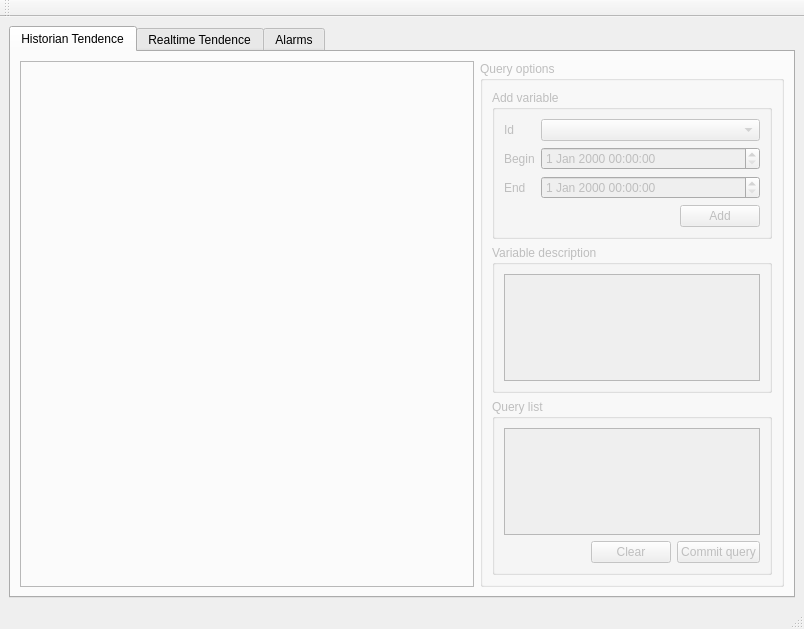
<?xml version="1.0" encoding="UTF-8"?>
<ui version="4.0">
 <class>ClientView</class>
 <widget class="QMainWindow" name="ClientView">
  <property name="enabled">
   <bool>true</bool>
  </property>
  <property name="geometry">
   <rect>
    <x>0</x>
    <y>0</y>
    <width>804</width>
    <height>629</height>
   </rect>
  </property>
  <property name="windowTitle">
   <string>BDH Client</string>
  </property>
  <widget class="QWidget" name="centralwidget">
   <layout class="QVBoxLayout" name="verticalLayout_17">
    <item>
     <widget class="QTabWidget" name="tabWidget">
      <property name="enabled">
       <bool>true</bool>
      </property>
      <property name="currentIndex">
       <number>0</number>
      </property>
      <widget class="QWidget" name="tabHistorian">
       <property name="enabled">
        <bool>false</bool>
       </property>
       <attribute name="title">
        <string>Historian Tendence</string>
       </attribute>
       <layout class="QVBoxLayout" name="verticalLayout_6">
        <item>
         <layout class="QHBoxLayout" name="horizontalLayout_3">
          <item>
           <widget class="HistoricPlot" name="historicCanvas">
            <property name="sizePolicy">
             <sizepolicy hsizetype="Preferred" vsizetype="Preferred">
              <horstretch>0</horstretch>
              <verstretch>0</verstretch>
             </sizepolicy>
            </property>
            <property name="minimumSize">
             <size>
              <width>440</width>
              <height>347</height>
             </size>
            </property>
            <property name="frameShape">
             <enum>QFrame::StyledPanel</enum>
            </property>
            <property name="frameShadow">
             <enum>QFrame::Raised</enum>
            </property>
           </widget>
          </item>
          <item>
           <widget class="QGroupBox" name="groupBox">
            <property name="sizePolicy">
             <sizepolicy hsizetype="Fixed" vsizetype="Preferred">
              <horstretch>0</horstretch>
              <verstretch>0</verstretch>
             </sizepolicy>
            </property>
            <property name="title">
             <string>Query options</string>
            </property>
            <layout class="QVBoxLayout" name="verticalLayout_5">
             <item>
              <widget class="QGroupBox" name="groupBox_2">
               <property name="title">
                <string>Add variable </string>
               </property>
               <layout class="QVBoxLayout" name="verticalLayout_2">
                <item>
                 <layout class="QVBoxLayout" name="verticalLayout">
                  <item>
                   <layout class="QFormLayout" name="formLayout">
                    <property name="fieldGrowthPolicy">
                     <enum>QFormLayout::AllNonFixedFieldsGrow</enum>
                    </property>
                    <item row="0" column="0">
                     <widget class="QLabel" name="label">
                      <property name="text">
                       <string>Id</string>
                      </property>
                     </widget>
                    </item>
                    <item row="0" column="1">
                     <widget class="QComboBox" name="comboBox"/>
                    </item>
                    <item row="1" column="0">
                     <widget class="QLabel" name="label_2">
                      <property name="text">
                       <string>Begin</string>
                      </property>
                     </widget>
                    </item>
                    <item row="1" column="1">
                     <widget class="QDateTimeEdit" name="dateTimeEdit"/>
                    </item>
                    <item row="2" column="0">
                     <widget class="QLabel" name="label_3">
                      <property name="text">
                       <string>End</string>
                      </property>
                     </widget>
                    </item>
                    <item row="2" column="1">
                     <widget class="QDateTimeEdit" name="dateTimeEdit_2"/>
                    </item>
                   </layout>
                  </item>
                  <item>
                   <layout class="QHBoxLayout" name="horizontalLayout">
                    <item>
                     <spacer name="horizontalSpacer">
                      <property name="orientation">
                       <enum>Qt::Horizontal</enum>
                      </property>
                      <property name="sizeHint" stdset="0">
                       <size>
                        <width>40</width>
                        <height>20</height>
                       </size>
                      </property>
                     </spacer>
                    </item>
                    <item>
                     <widget class="QPushButton" name="pushButton">
                      <property name="text">
                       <string>Add</string>
                      </property>
                     </widget>
                    </item>
                   </layout>
                  </item>
                 </layout>
                </item>
               </layout>
              </widget>
             </item>
             <item>
              <widget class="QGroupBox" name="groupBox_4">
               <property name="title">
                <string>Variable description</string>
               </property>
               <layout class="QVBoxLayout" name="verticalLayout_7">
                <item>
                 <widget class="QPlainTextEdit" name="plainTextEdit"/>
                </item>
               </layout>
              </widget>
             </item>
             <item>
              <widget class="QGroupBox" name="groupBox_3">
               <property name="title">
                <string>Query list</string>
               </property>
               <layout class="QVBoxLayout" name="verticalLayout_4">
                <item>
                 <layout class="QVBoxLayout" name="verticalLayout_3">
                  <item>
                   <widget class="QListView" name="listView"/>
                  </item>
                  <item>
                   <layout class="QHBoxLayout" name="horizontalLayout_2">
                    <item>
                     <spacer name="horizontalSpacer_2">
                      <property name="orientation">
                       <enum>Qt::Horizontal</enum>
                      </property>
                      <property name="sizeHint" stdset="0">
                       <size>
                        <width>40</width>
                        <height>20</height>
                       </size>
                      </property>
                     </spacer>
                    </item>
                    <item>
                     <widget class="QPushButton" name="pushButton_3">
                      <property name="text">
                       <string>Clear</string>
                      </property>
                     </widget>
                    </item>
                    <item>
                     <widget class="QPushButton" name="pushButton_2">
                      <property name="text">
                       <string>Commit query</string>
                      </property>
                     </widget>
                    </item>
                   </layout>
                  </item>
                 </layout>
                </item>
               </layout>
              </widget>
             </item>
            </layout>
           </widget>
          </item>
         </layout>
        </item>
       </layout>
      </widget>
      <widget class="QWidget" name="tabRealtime">
       <property name="enabled">
        <bool>false</bool>
       </property>
       <attribute name="title">
        <string>Realtime Tendence</string>
       </attribute>
       <layout class="QGridLayout" name="gridLayout">
        <item row="0" column="0">
         <layout class="QHBoxLayout" name="horizontalLayout_4">
          <item>
           <widget class="QAbstractPlotter" name="realtimeCanvas" native="true"/>
          </item>
          <item>
           <widget class="QGroupBox" name="groupBox_5">
            <property name="sizePolicy">
             <sizepolicy hsizetype="Fixed" vsizetype="Preferred">
              <horstretch>0</horstretch>
              <verstretch>0</verstretch>
             </sizepolicy>
            </property>
            <property name="title">
             <string>Query options</string>
            </property>
            <layout class="QVBoxLayout" name="verticalLayout_8">
             <item>
              <widget class="QGroupBox" name="groupBox_6">
               <property name="title">
                <string>Add variable </string>
               </property>
               <layout class="QVBoxLayout" name="verticalLayout_9">
                <item>
                 <layout class="QVBoxLayout" name="verticalLayout_10">
                  <item>
                   <layout class="QFormLayout" name="formLayout_2">
                    <property name="fieldGrowthPolicy">
                     <enum>QFormLayout::AllNonFixedFieldsGrow</enum>
                    </property>
                    <item row="0" column="0">
                     <widget class="QLabel" name="label_4">
                      <property name="text">
                       <string>Id</string>
                      </property>
                     </widget>
                    </item>
                    <item row="0" column="1">
                     <widget class="QComboBox" name="comboBox_2"/>
                    </item>
                   </layout>
                  </item>
                  <item>
                   <layout class="QHBoxLayout" name="horizontalLayout_5">
                    <item>
                     <spacer name="horizontalSpacer_3">
                      <property name="orientation">
                       <enum>Qt::Horizontal</enum>
                      </property>
                      <property name="sizeHint" stdset="0">
                       <size>
                        <width>40</width>
                        <height>20</height>
                       </size>
                      </property>
                     </spacer>
                    </item>
                    <item>
                     <widget class="QPushButton" name="pushButton_4">
                      <property name="text">
                       <string>Add</string>
                      </property>
                     </widget>
                    </item>
                   </layout>
                  </item>
                 </layout>
                </item>
               </layout>
              </widget>
             </item>
             <item>
              <widget class="QGroupBox" name="groupBox_7">
               <property name="title">
                <string>Variable description</string>
               </property>
               <layout class="QVBoxLayout" name="verticalLayout_11">
                <item>
                 <widget class="QPlainTextEdit" name="plainTextEdit_2"/>
                </item>
               </layout>
              </widget>
             </item>
             <item>
              <widget class="QGroupBox" name="groupBox_8">
               <property name="title">
                <string>Query list</string>
               </property>
               <layout class="QVBoxLayout" name="verticalLayout_12">
                <item>
                 <layout class="QVBoxLayout" name="verticalLayout_13">
                  <item>
                   <widget class="QListView" name="listView_2"/>
                  </item>
                  <item>
                   <layout class="QHBoxLayout" name="horizontalLayout_6">
                    <item>
                     <widget class="QPushButton" name="pushButton_10">
                      <property name="text">
                       <string>Clear</string>
                      </property>
                     </widget>
                    </item>
                    <item>
                     <widget class="QPushButton" name="pushButton_5">
                      <property name="text">
                       <string>Stop</string>
                      </property>
                     </widget>
                    </item>
                    <item>
                     <widget class="QPushButton" name="pushButton_6">
                      <property name="text">
                       <string>Commit query</string>
                      </property>
                     </widget>
                    </item>
                   </layout>
                  </item>
                 </layout>
                </item>
               </layout>
              </widget>
             </item>
            </layout>
           </widget>
          </item>
         </layout>
        </item>
       </layout>
      </widget>
      <widget class="QWidget" name="tabAlarms">
       <property name="enabled">
        <bool>false</bool>
       </property>
       <attribute name="title">
        <string>Alarms</string>
       </attribute>
       <layout class="QGridLayout" name="gridLayout_2">
        <item row="0" column="0">
         <layout class="QHBoxLayout" name="horizontalLayout_7">
          <item>
           <widget class="QListView" name="listView_4"/>
          </item>
          <item>
           <widget class="QGroupBox" name="groupBox_9">
            <property name="sizePolicy">
             <sizepolicy hsizetype="Fixed" vsizetype="Preferred">
              <horstretch>0</horstretch>
              <verstretch>0</verstretch>
             </sizepolicy>
            </property>
            <property name="title">
             <string>Query options</string>
            </property>
            <layout class="QVBoxLayout" name="verticalLayout_14">
             <item>
              <widget class="QGroupBox" name="groupBox_10">
               <property name="title">
                <string>Add variable </string>
               </property>
               <layout class="QVBoxLayout" name="verticalLayout_15">
                <item>
                 <layout class="QVBoxLayout" name="verticalLayout_16">
                  <item>
                   <layout class="QFormLayout" name="formLayout_3">
                    <property name="fieldGrowthPolicy">
                     <enum>QFormLayout::AllNonFixedFieldsGrow</enum>
                    </property>
                    <item row="0" column="0">
                     <widget class="QLabel" name="label_5">
                      <property name="text">
                       <string>Id</string>
                      </property>
                     </widget>
                    </item>
                    <item row="0" column="1">
                     <widget class="QComboBox" name="variableID"/>
                    </item>
                   </layout>
                  </item>
                  <item>
                   <layout class="QHBoxLayout" name="horizontalLayout_8">
                    <item>
                     <spacer name="horizontalSpacer_5">
                      <property name="orientation">
                       <enum>Qt::Horizontal</enum>
                      </property>
                      <property name="sizeHint" stdset="0">
                       <size>
                        <width>40</width>
                        <height>20</height>
                       </size>
                      </property>
                     </spacer>
                    </item>
                    <item>
                     <widget class="QPushButton" name="pushButton_7">
                      <property name="text">
                       <string>Add</string>
                      </property>
                     </widget>
                    </item>
                   </layout>
                  </item>
                 </layout>
                </item>
               </layout>
              </widget>
             </item>
             <item>
              <widget class="QGroupBox" name="groupBox_12">
               <property name="title">
                <string>Query list</string>
               </property>
               <layout class="QVBoxLayout" name="verticalLayout_18">
                <item>
                 <layout class="QVBoxLayout" name="verticalLayout_19">
                  <item>
                   <widget class="QListView" name="listView_3"/>
                  </item>
                  <item>
                   <layout class="QHBoxLayout" name="horizontalLayout_9">
                    <item>
                     <spacer name="horizontalSpacer_6">
                      <property name="orientation">
                       <enum>Qt::Horizontal</enum>
                      </property>
                      <property name="sizeHint" stdset="0">
                       <size>
                        <width>40</width>
                        <height>20</height>
                       </size>
                      </property>
                     </spacer>
                    </item>
                    <item>
                     <widget class="QPushButton" name="pushButton_8">
                      <property name="text">
                       <string>Clear</string>
                      </property>
                     </widget>
                    </item>
                    <item>
                     <widget class="QPushButton" name="pushButton_9">
                      <property name="text">
                       <string>Commit query</string>
                      </property>
                     </widget>
                    </item>
                   </layout>
                  </item>
                 </layout>
                </item>
               </layout>
              </widget>
             </item>
            </layout>
           </widget>
          </item>
         </layout>
        </item>
       </layout>
      </widget>
     </widget>
    </item>
   </layout>
  </widget>
  <widget class="QMenuBar" name="menubar">
   <property name="geometry">
    <rect>
     <x>0</x>
     <y>0</y>
     <width>804</width>
     <height>19</height>
    </rect>
   </property>
  </widget>
  <widget class="QStatusBar" name="statusbar"/>
  <widget class="QToolBar" name="toolBar">
   <property name="windowTitle">
    <string>toolBar</string>
   </property>
   <attribute name="toolBarArea">
    <enum>TopToolBarArea</enum>
   </attribute>
   <attribute name="toolBarBreak">
    <bool>false</bool>
   </attribute>
  </widget>
  <action name="actionRealtime_connect">
   <property name="icon">
    <iconset resource="../Application/CLIENT/resources.qrc">
     <normaloff>:/images/RealtimeDisconnect.png</normaloff>:/images/RealtimeDisconnect.png</iconset>
   </property>
   <property name="text">
    <string>Realtime connect</string>
   </property>
  </action>
  <action name="actionHistorian_connect">
   <property name="icon">
    <iconset resource="../Application/CLIENT/resources.qrc">
     <normaloff>:/images/HistorianDisconnect.png</normaloff>:/images/HistorianDisconnect.png</iconset>
   </property>
   <property name="text">
    <string>Historian connect</string>
   </property>
  </action>
  <action name="actionAlarm_connect">
   <property name="icon">
    <iconset resource="../Application/CLIENT/resources.qrc">
     <normaloff>:/images/AlarmsDisconnect.png</normaloff>:/images/AlarmsDisconnect.png</iconset>
   </property>
   <property name="text">
    <string>Alarm connect</string>
   </property>
  </action>
 </widget>
 <customwidgets>
  <customwidget>
   <class>QAbstractPlotter</class>
   <extends>QWidget</extends>
   <header>Presentation/qabstractplotter.h</header>
   <container>1</container>
  </customwidget>
  <customwidget>
   <class>HistoricPlot</class>
   <extends>QFrame</extends>
   <header>Presentation/historicplot.h</header>
   <container>1</container>
  </customwidget>
 </customwidgets>
 <resources>
  <include location="../Application/CLIENT/resources.qrc"/>
 </resources>
 <connections/>
</ui>
